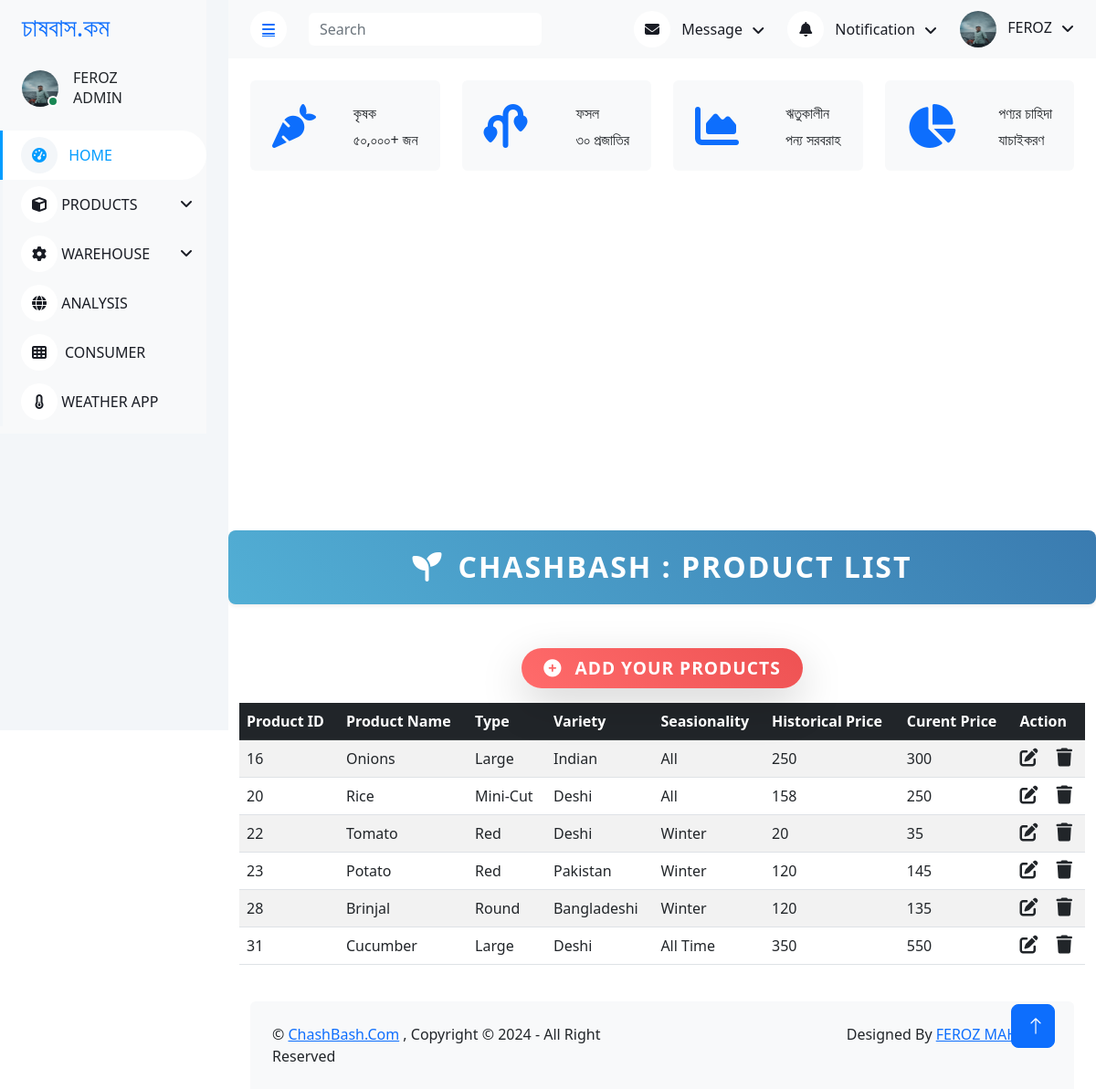
Screenshot of /pages/admin_index.php with the database file from the repository.
### tables this page shows
CREATE TABLE `crud` (
  `id` int(100) NOT NULL,
  `product_name` varchar(100) NOT NULL,
  `type` varchar(100) NOT NULL,
  `variety` varchar(100) NOT NULL,
  `seasionality` varchar(100) NOT NULL,
  `h_price` varchar(100) NOT NULL,
  `c_price` varchar(100) NOT NULL
);

### pages/admin_index.php (the view, shortened to what this page needs)
<?php
include "db_conn.php";
?>
<!DOCTYPE html>
<html lang="en">
<head>
    <link href="https://cdnjs.cloudflare.com/ajax/libs/font-awesome/5.10.0/css/all.min.css" rel="stylesheet">
    <link href="https://cdn.jsdelivr.net/npm/bootstrap-icons@1.4.1/font/bootstrap-icons.css" rel="stylesheet">
    <link href="../lib/owlcarousel/assets/owl.carousel.min.css" rel="stylesheet">
    <link href="../lib/tempusdominus/css/tempusdominus-bootstrap-4.min.css" rel="stylesheet" />
    <link href="../css/bootstrap.min.css" rel="stylesheet">
    <link href="../css/FarmerDashboard.css" rel="stylesheet">
</head>
<body>
    <div class="container-xxl position-relative bg-white d-flex p-0">
        <div class="sidebar pe-4 pb-3">
            <nav class="navbar bg-light navbar-light">
                <a href="admin_index.php" class="navbar-brand mx-4 mb-3">
                    <h3 class="text-primary"></i>চাষবাস.কম</h3>
                </a>
                <div class="d-flex align-items-center ms-4 mb-4">
                    <div class="position-relative">
                        <img class="rounded-circle" src="../images/FarmerDashboard/a_user.jpeg" alt="" style="width: 40px; height: 40px;">
                        <div class="bg-success rounded-circle border border-2 border-white position-absolute end-0 bottom-0 p-1"></div>
                    </div>
                    <div class="ms-3">
                        <h6 class="mb-0">FEROZ</h6>
                        <span> ADMIN </span>
                    </div>
                </div>
                <div class="navbar-nav w-100">
                    <a href="admin_index.php" class="nav-item nav-link active"><i class="fa fa-tachometer-alt me-2"></i> HOME </a>
                    <div class="nav-item dropdown">
                        <div class="nav-item dropdown">
                            <div class="nav-item dropdown">
                                <a href="add_new.php" class="nav-link dropdown-toggle" data-bs-toggle="dropdown"><i class="fa fa-cube"></i> PRODUCTS </a>
                            </div>
                            <div class="nav-item dropdown">
                        <a href="#" class="nav-link dropdown-toggle" data-bs-toggle="dropdown"><i class="fa fa-cog"></i> WAREHOUSE </a>
                    <a href="ProductAnalysis.php" class="nav-item nav-link"><i class="fa fa-globe"></i> ANALYSIS </a>
                    <a href="AdminConsumer.php" class="nav-item nav-link"><i class="fa fa-th me-2"></i>CONSUMER </a>
                    <a href="weather.php" class="nav-item nav-link"><i class="fa fa-thermometer-quarter"></i> WEATHER APP </a>
                        </div>
                    </div>
                </div>
            </nav>
        </div>
        <div class="content">
            <nav class="navbar navbar-expand bg-light navbar-light sticky-top px-4 py-0">
                <a href="#" class="sidebar-toggler flex-shrink-0">
                    <i class="fa fa-bars"></i>
                </a>
                <form class="d-none d-md-flex ms-4">
                    <input class="form-control border-0" type="search" placeholder="Search">
                </form>
                <div class="navbar-nav align-items-center ms-auto">
                    <div class="nav-item dropdown">
                        <a href="#" class="nav-link dropdown-toggle" data-bs-toggle="dropdown">
                            <i class="fa fa-envelope me-lg-2"></i>
                            <span class="d-none d-lg-inline-flex">Message</span>
                        </a>
                    </div>
                    <div class="nav-item dropdown">
                        <a href="#" class="nav-link dropdown-toggle" data-bs-toggle="dropdown">
                            <i class="fa fa-bell me-lg-2"></i>
                            <span class="d-none d-lg-inline-flex">Notification</span>
                        </a>
                    </div>
                    <div class="nav-item dropdown">
                        <a href="#" class="nav-link dropdown-toggle" data-bs-toggle="dropdown">
                            <img class="rounded-circle me-lg-2" src="../images/FarmerDashboard/a_user.jpeg"" alt="" style="width: 40px; height: 40px;">
                            <span class="d-none d-lg-inline-flex">FEROZ</span>
                        </a>
                    </div>
                </div>
            </nav>
            <div class="container-fluid pt-4 px-4">
                <div class="row g-4">
                    <div class="col-sm-6 col-xl-3">
                        <div class="bg-light rounded d-flex align-items-center justify-content-between p-4">
                            <i class="fa-solid fa-carrot fa-3x text-primary"></i>
                            <div class="ms-3">
                                <p class="mb-2"> কৃষক </p>
                                <h6 class="mb-0"> ৫০,০০০+ জন </h6>
                            </div>
                        </div>
                    </div>
                    <div class="col-sm-6 col-xl-3">
                        <div class="bg-light rounded d-flex align-items-center justify-content-between p-4">
                            <i class="fa-solid fa-plant-wilt fa-3x text-primary"></i>
                            <div class="ms-3">
                                <p class="mb-2">ফসল</p>
                                <h6 class="mb-0">৩০ প্রজাতির </h6>
                            </div>
                        </div>
                    </div>
                    <div class="col-sm-6 col-xl-3">
                        <div class="bg-light rounded d-flex align-items-center justify-content-between p-4">
                            <i class="fa fa-chart-area fa-3x text-primary"></i>
                            <div class="ms-3">
                                <p class="mb-2">ঋতুকালীন </p>
                                <h6 class="mb-0"> পন্য সরবরাহ </h6>
                            </div>
                        </div>
                    </div>
                    <div class="col-sm-6 col-xl-3">
                        <div class="bg-light rounded d-flex align-items-center justify-content-between p-4">
                            <i class="fa fa-chart-pie fa-3x text-primary"></i>
                            <div class="ms-3">
                                <p class="mb-2">পণ্যর চাহিদা</p>
                                <h6 class="mb-0"> যাচাইকরণ </h6>
                            </div>
                        </div>
                    </div>
                </div>
            </div>
 <!DOCTYPE HTML>
 <html>
 <head>
 </head>
 <body>
 <div id="chartContainer" style="height: 370px; width: 100%;"></div>
 </body>
        <link href="https://cdn.jsdelivr.net/npm/bootstrap@5.2.3/dist/css/bootstrap.min.css" rel="stylesheet">
        <link rel="stylesheet" href="https://cdnjs.cloudflare.com/ajax/libs/font-awesome/6.4.0/css/all.min.css" />
        </head>
        <body>
            <br>
            <nav class="navbar navbar-expand-lg navbar-light shadow-sm py-3 mb-5" style="background: linear-gradient(45deg, #52afd5, #3a7bb0); color: #fff; border-radius: 0.5rem;">
    <div class="container-fluid justify-content-center">
        <h1 class="navbar-brand fs-2 fw-bold text-uppercase text-white m-0" style="letter-spacing: 2px;">
            <i class="fas fa-seedling me-3"></i>CHASHBASH : Product List
        </h1>
    </div>
</nav>
        <div class="container">
           <div class="d-flex justify-content-center mb-3">
    <a href="add_new.php"
       class="btn btn-danger px-4 py-2 fw-bold text-uppercase shadow-lg"
       style="background: linear-gradient(45deg, #ff6b6b, #ee5253);
              border: none;
              border-radius: 50px;
              color: #fff;
              font-size: 1.2rem;
              letter-spacing: 1px;
              transition: transform 0.2s ease, box-shadow 0.2s ease;"
       onmouseover="this.style.transform='scale(1.05)'; this.style.boxShadow='0 8px 15px rgba(0, 0, 0, 0.2)';"
       onmouseout="this.style.transform='scale(1)'; this.style.boxShadow='0 4px 10px rgba(0, 0, 0, 0.1)';">
       <i class="fas fa-plus-circle me-2"></i> Add Your Products
    </a>
</div>
            <table class="table table-striped">
            <thead class="table-dark">
                <tr>
                <th scope="col"> Product ID</th>
                <th scope="col">Product  Name</th>
                <th scope="col">Type</th>
                <th scope="col">Variety</th>
                <th scope="col">Seasionality</th>
                <th scope="col">Historical Price</th>
                <th scope="col">Curent Price</th>
                <th scope="col">Action</th>
                </tr>
            </thead>
            <tbody>
                <?php
                $sql = "SELECT * FROM `crud`";
                $result = mysqli_query($conn, $sql);
                while ($row = mysqli_fetch_assoc($result)) {
                ?>
                 <tr>
                    <td><?php echo $row["id"] ?></td>
                    <td><?php echo $row["product_name"] ?></td>
                    <td><?php echo $row["type"] ?></td>
                    <td><?php echo $row["variety"] ?></td>
                    <td><?php echo $row["seasionality"] ?></td>
                    <td><?php echo $row["h_price"] ?></td>
                    <td><?php echo $row["c_price"] ?></td>
                    <td>
                    <a href="edit.php?id=<?php echo $row["id"] ?>" class="link-dark"><i class="fa-solid fa-pen-to-square fs-5 me-3"></i></a>
                    <a href="delete.php?id=<?php echo $row["id"] ?>" class="link-dark"><i class="fa-solid fa-trash fs-5"></i></a>
                    </td>
                </tr>
                <?php
                }
                ?>
            </tbody>
            </table>
        </div>
        </body>
        </html>
            <div class="container-fluid pt-4 px-4">
                <div class="bg-light rounded-top p-4">
                    <div class="row">
                        <div class="col-12 col-sm-6 text-center text-sm-start">
                            &copy; <a href="#">ChashBash.Com</a> , Copyright © 2024 - All Right Reserved
                        </div>
                        <div class="col-12 col-sm-6 text-center text-sm-end">
                            Designed By <a href="">FEROZ MAHMUD</a>
                        </div>
                    </div>
                </div>
            </div>
        </div>
        <a href="#" class="btn btn-lg btn-primary btn-lg-square back-to-top"><i class="bi bi-arrow-up"></i></a>
    </div>
</body>
</html>

### css/FarmerDashboard.css (style rules this page uses)
:root { --primary: #009CFF; --light: #F3F6F9; --dark: #191C24; }
.back-to-top { position: fixed; display: none; right: 45px; bottom: 45px; z-index: 99; }
.btn { transition: .5s; }
.btn.btn-primary { color: #FFFFFF; }
.btn-lg-square { width: 48px; height: 48px; }
.btn-square, .btn-sm-square, .btn-lg-square { padding: 0; display: inline-flex; align-items: center; justify-content: center; font-weight: normal; border-radius: 50px; }
.sidebar { position: fixed; top: 0; left: 0; bottom: 0; width: 250px; height: 100vh; overflow-y: auto; background: var(--light); transition: 0.5s; z-index: 999; }
.content { margin-left: 250px; min-height: 100vh; background: #FFFFFF; transition: 0.5s; }
@media (min-width: 992px) { .sidebar { margin-left: 0; } }
@media (min-width: 992px) { .content { width: calc(100% - 250px); } }
.sidebar .navbar .navbar-nav .nav-link { padding: 7px 20px; color: var(--dark); font-weight: 500; border-left: 3px solid var(--light); border-radius: 0 30px 30px 0; outline: none; }
.sidebar .navbar .navbar-nav .nav-link:hover, .sidebar .navbar .navbar-nav .nav-link.active { color: var(--primary); background: #FFFFFF; border-color: var(--primary); }
.sidebar .navbar .navbar-nav .nav-link i { width: 40px; height: 40px; display: inline-flex; align-items: center; justify-content: center; background: #FFFFFF; border-radius: 40px; }
.sidebar .navbar .navbar-nav .nav-link:hover i, .sidebar .navbar .navbar-nav .nav-link.active i { background: var(--light); }
.sidebar .navbar .dropdown-toggle::after { position: absolute; top: 15px; right: 15px; border: none; content: "\f107"; font-family: "Font Awesome 5 Free"; font-weight: 900; transition: .5s; }
.content .navbar .navbar-nav .nav-link { margin-left: 25px; padding: 12px 0; color: var(--dark); outline: none; }
.content .navbar .sidebar-toggler, .content .navbar .navbar-nav .nav-link i { width: 40px; height: 40px; display: inline-flex; align-items: center; justify-content: center; background: #FFFFFF; border-radius: 40px; }
.content .navbar .dropdown-toggle::after { margin-left: 6px; vertical-align: middle; border: none; content: "\f107"; font-family: "Font Awesome 5 Free"; font-weight: 900; transition: .5s; }
input, label { margin: 0.4rem 0; }

### rows the page displays
crud: id "16", product_name "Onions", type "Large", variety "Indian", seasionality "All", h_price "250", c_price "300"
crud: id "20", product_name "Rice", type "Mini-Cut", variety "Deshi", seasionality "All", h_price "158", c_price "250"
crud: id "22", product_name "Tomato", type "Red", variety "Deshi", seasionality "Winter", h_price "20", c_price "35"
crud: id "23", product_name "Potato", type "Red", variety "Pakistan", seasionality "Winter", h_price "120", c_price "145"
crud: id "28", product_name "Brinjal", type "Round", variety "Bangladeshi", seasionality "Winter", h_price "120", c_price "135"
crud: id "31", product_name "Cucumber", type "Large", variety "Deshi", seasionality "All Time", h_price "350", c_price "550"
